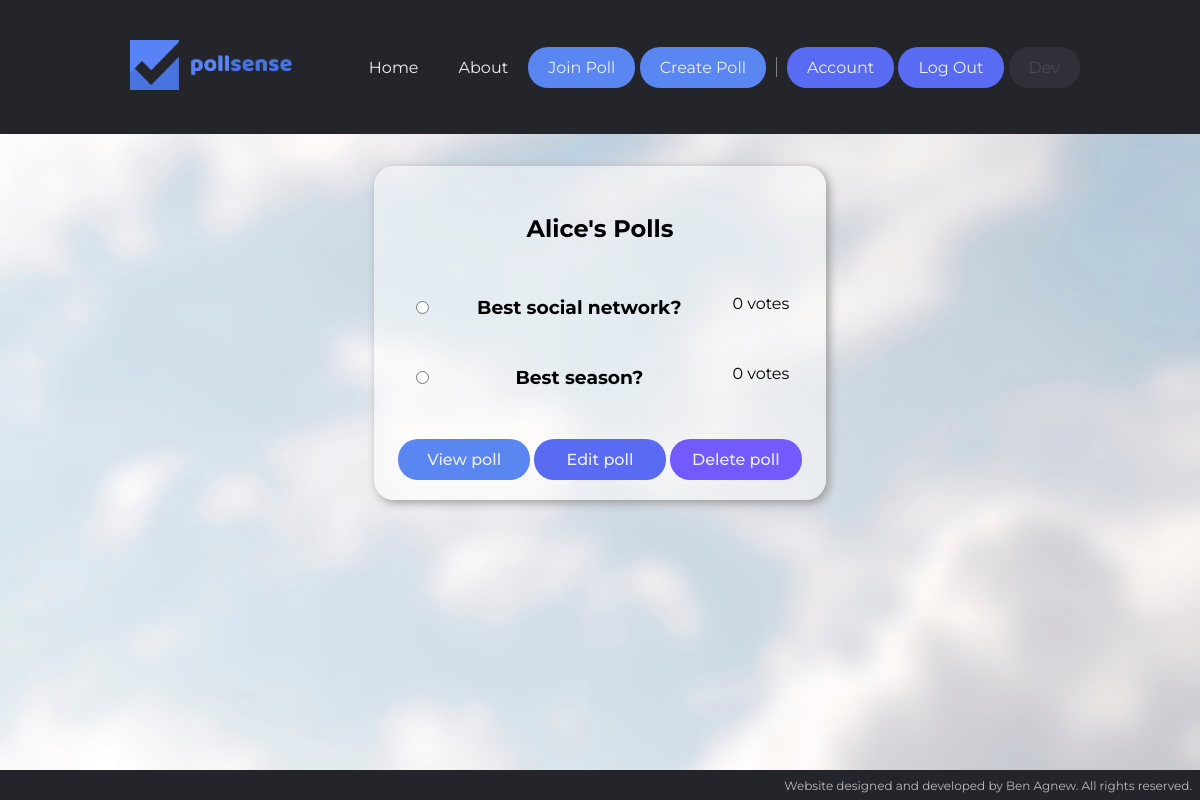
The page /pages/manage.php (signed in) on the database its author committed.
### tables this page shows
CREATE TABLE users (
    forename VARCHAR(64) NOT NULL,
    surname VARCHAR(64) NOT NULL,
    username VARCHAR(64) NOT NULL UNIQUE PRIMARY KEY,
    password VARCHAR(64) NOT NULL
);

CREATE TABLE polls (
    poll_id INT UNSIGNED AUTO_INCREMENT UNIQUE PRIMARY KEY NOT NULL,
    title VARCHAR(64) NOT NULL,
    mult_choice BOOLEAN DEFAULT 0 NOT NULL,
    username VARCHAR(64),
    FOREIGN KEY (username) REFERENCES users(username)
);

### pages/manage.php (the view, shortened to what this page needs)
<!DOCTYPE html>
<html>
    <head>
        <?php include "../scripts/incl_head.php";?>
    </head>
    <body id="manage">
        <?php include "../scripts/incl_navbar.php";?>
        <div class="content">
            <div class="card-container">
                <div class="card">
<?php
include "../scripts/incl_db_handler.php";
if (isset($_SESSION["username"])){
    $username = mysqli_real_escape_string($dbConn, $_SESSION["username"]);
    $dbQuery = "SELECT polls.poll_id, polls.title, polls.mult_choice,
    SUM(options.votes) AS total_votes, users.forename FROM polls, options, users
    WHERE polls.poll_id = options.poll_id AND users.username = polls.username
    AND users.username = \"$username\" GROUP BY poll_id
    HAVING COUNT(polls.poll_id) >= 1;";
    $dbQueryResult = mysqli_query($dbConn, $dbQuery);
    if (mysqli_error($dbConn)) {
        echo "<script type=\"text/javascript\">document.location = \"../pages/info.php?error=manage\";</script>";
    } else if (mysqli_num_rows($dbQueryResult) < 1) {
        echo "<script type=\"text/javascript\">document.location = \"../pages/info.php?error=manage--no_polls\";</script>";
    } else {
        $dbQueryResultRow = mysqli_fetch_assoc($dbQueryResult);
        $forename = $dbQueryResultRow["forename"];
        echo "<form name=\"manage\" action=\"../scripts/form_handler.php\"
        method=\"post\">
        <h2>".$forename."'s Polls</h2>
        <table>";
        while ($dbQueryResultRow){
            echo "<tr>
                <td><td><input type=\"radio\" value=\"".
                $dbQueryResultRow["poll_id"]."\" required name=\"radio_poll_manage\"></td></td>
                <td><h3>".$dbQueryResultRow["title"]."</h3></td>
                <td><p>".$dbQueryResultRow["total_votes"]." votes</p></td>
            </tr>";
            $dbQueryResultRow = mysqli_fetch_assoc($dbQueryResult);
        }
        echo "</table><div>
             <td><input type=\"submit\" name=\"poll_manage_view\" value=\"View poll\"></td>
            <td><input type=\"submit\" name=\"poll_manage_edit\" value=\"Edit poll\"></td>
            <td><input type=\"submit\" name=\"poll_manage_delete\" value=\"Delete poll\"></td></div>
        </form>";
    }
} else {
    echo "<script type=\"text/javascript\">document.location = \"../pages/info.php?error=manage\";</script>";
}
?>
                </div>
            </div>
        </div>
        <?php include "../scripts/incl_footer.php";?>
    </body>
</html>

### styles/styles.css (style rules this page uses)
* { box-sizing: border-box; margin: 0; padding: 0; font-family: Montserrat, "Helvetica Neue", Helvetica, Arial, sans-serif; }
body { background-color: #b7bec5; background-image: url(../assets/background.jpg); background-repeat: no-repeat; background-size: cover; font-size: 12pt; height: 100%; }
nav+.content { margin: 3%; padding-top: 110px; text-align: justify; }
.action, input[type=submit] { background-color: #5a86f2; border: none; border-radius: 20px; padding: 11px 20px; font-size: 12pt; cursor: pointer; display: inline; }
.action, a, input[type="submit"] { color: #edf0f1; text-decoration: none; }
.content h1 ,.content h2, .content h3 { line-height: 1.5; text-align: center; padding: 20px 0; }
.card-container { display: flex; justify-content: center; text-align: center; position: relative; clear: both; }
.card { background-color: rgba(255, 255, 255, 0.5); border-radius: 20px; box-shadow: 3px 3px 10px #999; display: inline-block; margin: 20px; overflow: hidden; padding: 0 20px 20px; position: relative; text-align: center; vertical-align: top; align-content: center !important; width: 40%; }
.card form, .card .infoMessage { height: 100%; display: flex; flex-direction: column; justify-content: space-between; padding: 25px 0 0; }
.card:not(.welcome-card) .action, input[type="submit"] { width: 100%; font-weight: 500; margin-top: 30px; }
#manage input[type="submit"] { width: 32%; }
input[name="poll_manage_edit"] { background-color: #596bf2; }
input[name="poll_manage_delete"] { background-color: #735aff; }
input[type="radio"] { margin-top: 12px; }
.card h3 { padding-bottom: 10px; }
form table { width: 100%; }
form table td { padding: 5px; }
form table td:nth-child(2) { text-align: left; }
form table td:nth-child(3) { text-align: right; }

### rows shown on the page
users: forename "Alice"
polls: title "Best social network?", total_votes "0"
polls: title "Best season?", total_votes "0"
